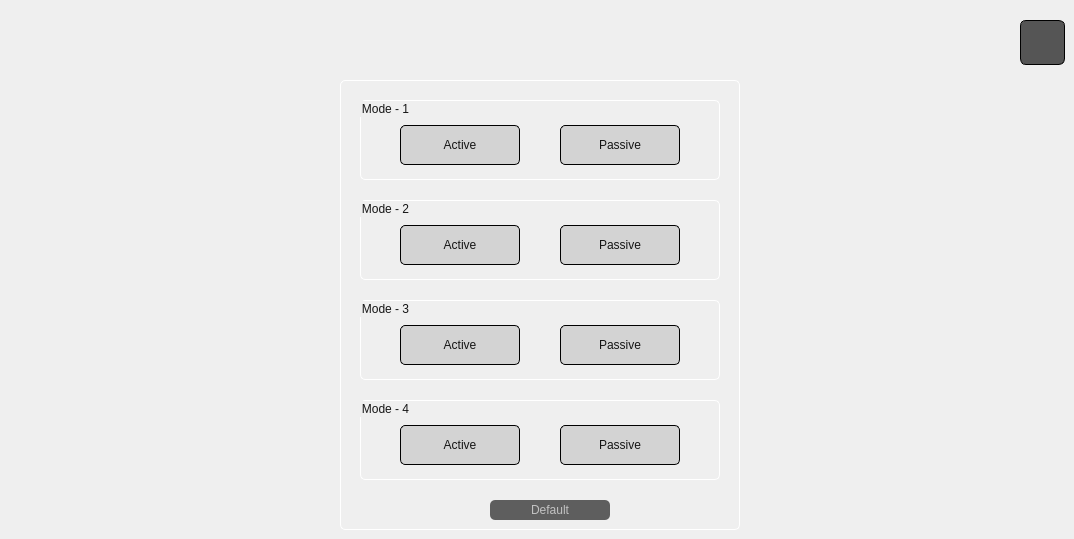
      <widget class="QWidget" name="widget_20">
       <widget class="QPushButton" name="pushButton_50">
        <property name="geometry">
         <rect>
          <x>1020</x>
          <y>20</y>
          <width>45</width>
          <height>45</height>
         </rect>
        </property>
        <property name="font">
         <font>
          <family>Tahoma</family>
          <pointsize>24</pointsize>
         </font>
        </property>
        <property name="styleSheet">
         <string notr="true">border-radius: 6px;
border: 1px solid rgb(0, 0, 0);
background-color: rgb(85, 85, 85);
background-image: url(:/images/images/closeHomeParametersImage.png);
color: rgb(194, 194, 194);</string>
        </property>
        <property name="text">
         <string/>
        </property>
        <property name="iconSize">
         <size>
          <width>0</width>
          <height>0</height>
         </size>
        </property>
       </widget>
       <widget class="QGroupBox" name="groupBox_38">
        <property name="geometry">
         <rect>
          <x>340</x>
          <y>80</y>
          <width>400</width>
          <height>450</height>
         </rect>
        </property>
        <property name="styleSheet">
         <string notr="true">border: 1px solid rgb(255, 255, 255);
border-radius: 5px;</string>
        </property>
        <property name="title">
         <string/>
        </property>
        <widget class="QGroupBox" name="groupBox_41">
         <property name="geometry">
          <rect>
           <x>20</x>
           <y>20</y>
           <width>360</width>
           <height>80</height>
          </rect>
         </property>
         <property name="layoutDirection">
          <enum>Qt::LeftToRight</enum>
         </property>
         <property name="styleSheet">
          <string notr="true">color: rgb(21, 21, 21);
font: 14px 'Roboto';
border: 1px solid rgb(255, 255, 255);
border-radius: 5px;</string>
         </property>
         <property name="title">
          <string>Mode - 1</string>
         </property>
         <widget class="QPushButton" name="pushButton_55">
          <property name="geometry">
           <rect>
            <x>40</x>
            <y>25</y>
            <width>120</width>
            <height>40</height>
           </rect>
          </property>
          <property name="styleSheet">
           <string notr="true">QPushButton {
    border: 1px solid black;
	background-color: rgb(211, 211, 211);
	color: rgb(21, 21, 21);
	font: 14px 'Roboto';
}

QPushButton::hover {
	background-color: rgb(21, 21, 21);
	color: rgb(211, 211, 211);
}</string>
          </property>
          <property name="text">
           <string>Active</string>
          </property>
         </widget>
         <widget class="QPushButton" name="pushButton_56">
          <property name="geometry">
           <rect>
            <x>200</x>
            <y>25</y>
            <width>120</width>
            <height>40</height>
           </rect>
          </property>
          <property name="styleSheet">
           <string notr="true">QPushButton {
    border: 1px solid black;
	background-color: rgb(211, 211, 211);
	color: rgb(21, 21, 21);
	font: 14px 'Roboto';
}

QPushButton::hover {
	background-color: rgb(21, 21, 21);
	color: rgb(211, 211, 211);
}</string>
          </property>
          <property name="text">
           <string>Passive</string>
          </property>
         </widget>
        </widget>
        <widget class="QGroupBox" name="groupBox_42">
         <property name="geometry">
          <rect>
           <x>20</x>
           <y>120</y>
           <width>360</width>
           <height>80</height>
          </rect>
         </property>
         <property name="layoutDirection">
          <enum>Qt::LeftToRight</enum>
         </property>
         <property name="styleSheet">
          <string notr="true">color: rgb(21, 21, 21);
font: 14px 'Roboto';
border: 1px solid rgb(255, 255, 255);
border-radius: 5px;</string>
         </property>
         <property name="title">
          <string>Mode - 2</string>
         </property>
         <widget class="QPushButton" name="pushButton_57">
          <property name="geometry">
           <rect>
            <x>40</x>
            <y>25</y>
            <width>120</width>
            <height>40</height>
           </rect>
          </property>
          <property name="styleSheet">
           <string notr="true">QPushButton {
    border: 1px solid black;
	background-color: rgb(211, 211, 211);
	color: rgb(21, 21, 21);
	font: 14px 'Roboto';
}

QPushButton::hover {
	background-color: rgb(21, 21, 21);
	color: rgb(211, 211, 211);
}</string>
          </property>
          <property name="text">
           <string>Active</string>
          </property>
         </widget>
         <widget class="QPushButton" name="pushButton_58">
          <property name="geometry">
           <rect>
            <x>200</x>
            <y>25</y>
            <width>120</width>
            <height>40</height>
           </rect>
          </property>
          <property name="styleSheet">
           <string notr="true">QPushButton {
    border: 1px solid black;
	background-color: rgb(211, 211, 211);
	color: rgb(21, 21, 21);
	font: 14px 'Roboto';
}

QPushButton::hover {
	background-color: rgb(21, 21, 21);
	color: rgb(211, 211, 211);
}</string>
          </property>
          <property name="text">
           <string>Passive</string>
          </property>
         </widget>
        </widget>
        <widget class="QGroupBox" name="groupBox_39">
         <property name="geometry">
          <rect>
           <x>20</x>
           <y>220</y>
           <width>360</width>
           <height>80</height>
          </rect>
         </property>
         <property name="layoutDirection">
          <enum>Qt::LeftToRight</enum>
         </property>
         <property name="styleSheet">
          <string notr="true">color: rgb(21, 21, 21);
font: 14px 'Roboto';
border: 1px solid rgb(255, 255, 255);
border-radius: 5px;</string>
         </property>
         <property name="title">
          <string>Mode - 3</string>
         </property>
         <widget class="QPushButton" name="pushButton_52">
          <property name="geometry">
           <rect>
            <x>40</x>
            <y>25</y>
            <width>120</width>
            <height>40</height>
           </rect>
          </property>
          <property name="styleSheet">
           <string notr="true">QPushButton {
    border: 1px solid black;
	background-color: rgb(211, 211, 211);
	color: rgb(21, 21, 21);
	font: 14px 'Roboto';
}

QPushButton::hover {
	background-color: rgb(21, 21, 21);
	color: rgb(211, 211, 211);
}</string>
          </property>
          <property name="text">
           <string>Active</string>
          </property>
         </widget>
         <widget class="QPushButton" name="pushButton_51">
          <property name="geometry">
           <rect>
            <x>200</x>
            <y>25</y>
            <width>120</width>
            <height>40</height>
           </rect>
          </property>
          <property name="styleSheet">
           <string notr="true">QPushButton {
    border: 1px solid black;
	background-color: rgb(211, 211, 211);
	color: rgb(21, 21, 21);
	font: 14px 'Roboto';
}

QPushButton::hover {
	background-color: rgb(21, 21, 21);
	color: rgb(211, 211, 211);
}</string>
          </property>
          <property name="text">
           <string>Passive</string>
          </property>
         </widget>
        </widget>
        <widget class="QGroupBox" name="groupBox_40">
         <property name="geometry">
          <rect>
           <x>20</x>
           <y>320</y>
           <width>360</width>
           <height>80</height>
          </rect>
         </property>
         <property name="layoutDirection">
          <enum>Qt::LeftToRight</enum>
         </property>
         <property name="styleSheet">
          <string notr="true">color: rgb(21, 21, 21);
font: 14px 'Roboto';
border: 1px solid rgb(255, 255, 255);
border-radius: 5px;</string>
         </property>
         <property name="title">
          <string>Mode - 4</string>
         </property>
         <widget class="QPushButton" name="pushButton_53">
          <property name="geometry">
           <rect>
            <x>40</x>
            <y>25</y>
            <width>120</width>
            <height>40</height>
           </rect>
          </property>
          <property name="styleSheet">
           <string notr="true">QPushButton {
    border: 1px solid black;
	background-color: rgb(211, 211, 211);
	color: rgb(21, 21, 21);
	font: 14px 'Roboto';
}

QPushButton::hover {
	background-color: rgb(21, 21, 21);
	color: rgb(211, 211, 211);
}</string>
          </property>
          <property name="text">
           <string>Active</string>
          </property>
         </widget>
         <widget class="QPushButton" name="pushButton_54">
          <property name="geometry">
           <rect>
            <x>200</x>
            <y>25</y>
            <width>120</width>
            <height>40</height>
           </rect>
          </property>
          <property name="styleSheet">
           <string notr="true">QPushButton {
    border: 1px solid black;
	background-color: rgb(211, 211, 211);
	color: rgb(21, 21, 21);
	font: 14px 'Roboto';
}

QPushButton::hover {
	background-color: rgb(21, 21, 21);
	color: rgb(211, 211, 211);
}</string>
          </property>
          <property name="text">
           <string>Passive</string>
          </property>
         </widget>
        </widget>
        <widget class="QLabel" name="label_313">
         <property name="geometry">
          <rect>
           <x>150</x>
           <y>420</y>
           <width>120</width>
           <height>20</height>
          </rect>
         </property>
         <property name="styleSheet">
          <string notr="true">background-color: rgb(94, 94, 94);
color: rgb(194, 194, 194);
border: 0px;
text-align: right;
font: 14px 'Roboto';</string>
         </property>
         <property name="text">
          <string>Default</string>
         </property>
         <property name="alignment">
          <set>Qt::AlignCenter</set>
         </property>
        </widget>
       </widget>
      </widget>
